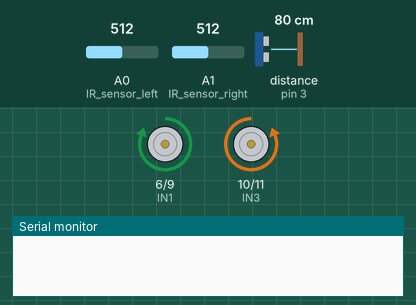
Simulated run of this sketch. Board: Arduino Uno, built with avr-gcc and run on an emulated ATmega328P. Parts: motor-driver pin pairs drawn as motors (green arrow = first pin HIGH = forward, orange = second pin HIGH = backward, longer = more drive), the last lines printed to the serial monitor. The inputs (shaded band) are chosen by the test bench; at power-on: A0 (IR_sensor_left) = 512, A1 (IR_sensor_right) = 512, distance to the obstacle (sensor on pin 3) 80 cm.

Above: at 6.2 s.
6.3 s: A0 (IR_sensor_left) set to 73
At 13.3 s:
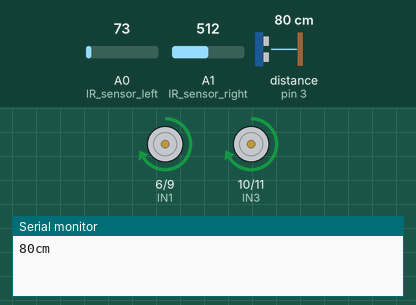
15.5 s: A0 (IR_sensor_left) set to 62
At 23.4 s:
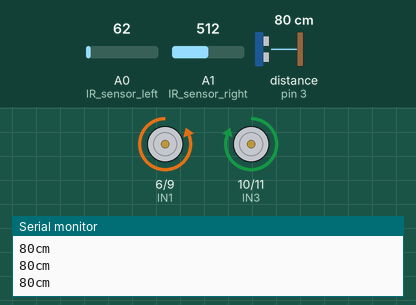
24.9 s: A0 (IR_sensor_left) set to 80
29.9 s: A0 (IR_sensor_left) set to 60
Timing chart, 0 to 40.3 s (numbered marks = the images above; inputs shaded):
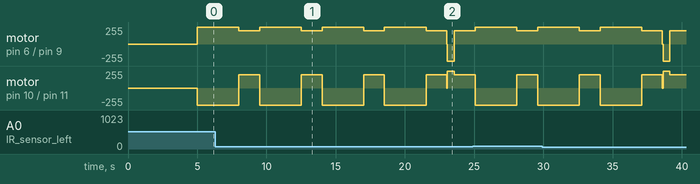

The sketch:

Sumo_Test.ino
```cpp
#include <Ultrasonic.h>


Ultrasonic ultrasonic(5,3);

const int IN1=6;
const int IN2=9;
const int IN3=10;
const int IN4=11;
#define IR_sensor_left A0 // front sensor
#define IR_sensor_right A1 // rear sensor
int distance ;

void setup()
{
Serial.begin(9600);
delay (5000); // as per sumo compat roles
}

void loop()
{

 int IR_left = analogRead(IR_sensor_left);
 int IR_right = analogRead(IR_sensor_right);
 distance = ultrasonic.read();
 FORWARD(255);
 delay(3000);
 ROTATE(200);
 delay(1500);

 while (distance <= 50 ) {
    Stop();
    FORWARD(255);
    distance= ultrasonic.read();
    while (distance>50){
      break;
      ROTATE(220);
      delay(1500);
      FORWARD(255);
      delay(1000);
      }

    distance = ultrasonic.read();
    IR_left = analogRead(IR_sensor_left);
    IR_right = analogRead(IR_sensor_right);
    if ( IR_left >= 70 || IR_right >= 70 ) {
      break;
      }
      delay(10);

 }


if (IR_left < 70 || IR_right <70 )  // < 60 means white line
   {
   Stop();
   delay (50);
   BACKWARD(255);
   delay(500);
   ROTATE(200);
   delay(1500);
   }


Serial.print(distance);
Serial.println("cm");
//Serial.println("IR front :");
//Serial.println(IR_left);
//Serial.println("IR back :");
//Serial.println(IR_right);


}
void FORWARD(int Speed){
  //When we want to let Motor To move forward,
  // just void this part on the loop section .
  analogWrite(IN1,Speed);
  analogWrite(IN2,0);
  analogWrite(IN3,0);
  analogWrite(IN4,Speed);
}
void BACKWARD (int Speed){
  //When we want to let Motor To move forward,
  // just void this part on the loop section .
  analogWrite(IN1,0);
  analogWrite(IN2,Speed);
  analogWrite(IN3,Speed);
  analogWrite(IN4,0);
}
void ROTATE (int Speed)
{
  //When we want to let Motor To Rotate ,
  // just void this part on the loop section .
  analogWrite(IN1,Speed);
  analogWrite(IN2,0);
  analogWrite(IN3,Speed);
  analogWrite(IN4,0);
}
void Stop(){
  //When we want to  Motor To stop ,
  // just void this part on the loop section .
  analogWrite(IN1,0);
  analogWrite(IN2,0);
  analogWrite(IN3,0);
  analogWrite(IN4,0);
}
//void initialRotate(int distance){ //change delay time to determine how far it rotates
//  ROTATE(200);
//  delay(250);
//  FORWARD(255);
//  delay(1000);
//  Stop();
//}
//void searchandDestroy (int distance, int IR_left, int IR_right){
//  while (distance < 70 ) {
//    FORWARD(255);
//    distance = ultrasonic.read();
//    IR_left = analogRead(IR_sensor_front);
//    IR_right = analogRead(IR_sensor_back);
//    if ( IR_left > 60 || IR_right > 60 ) {
//      break;
//      }
//    delay(10); }
//}
```

Measured:
- the behaviour switches between 70 and 69 on A0 (IR_sensor_left) (found by bisection; images 1 and 2)
